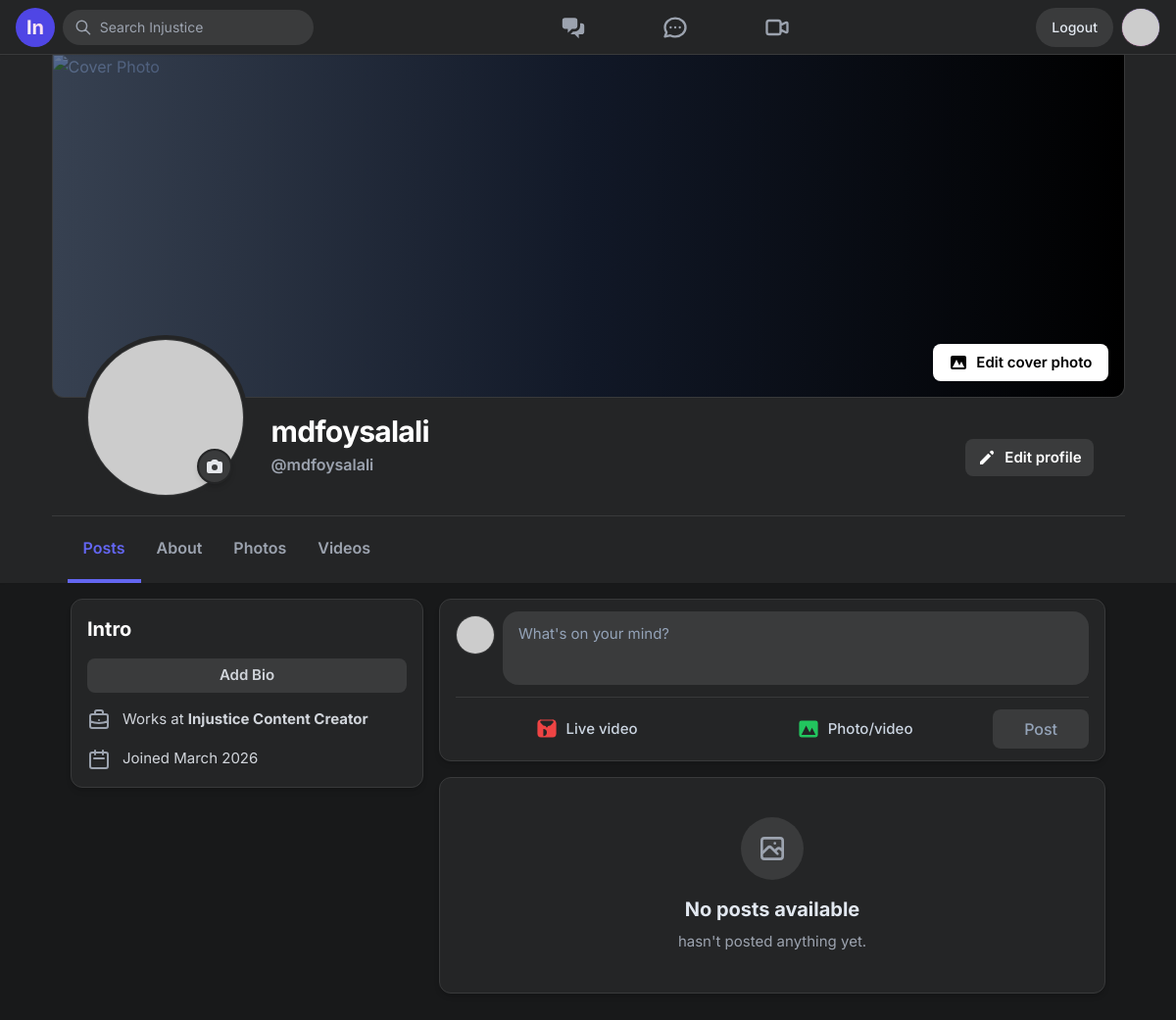
/profile/mdfoysalali/ (signed in), run on an earlier commit of the app's database.
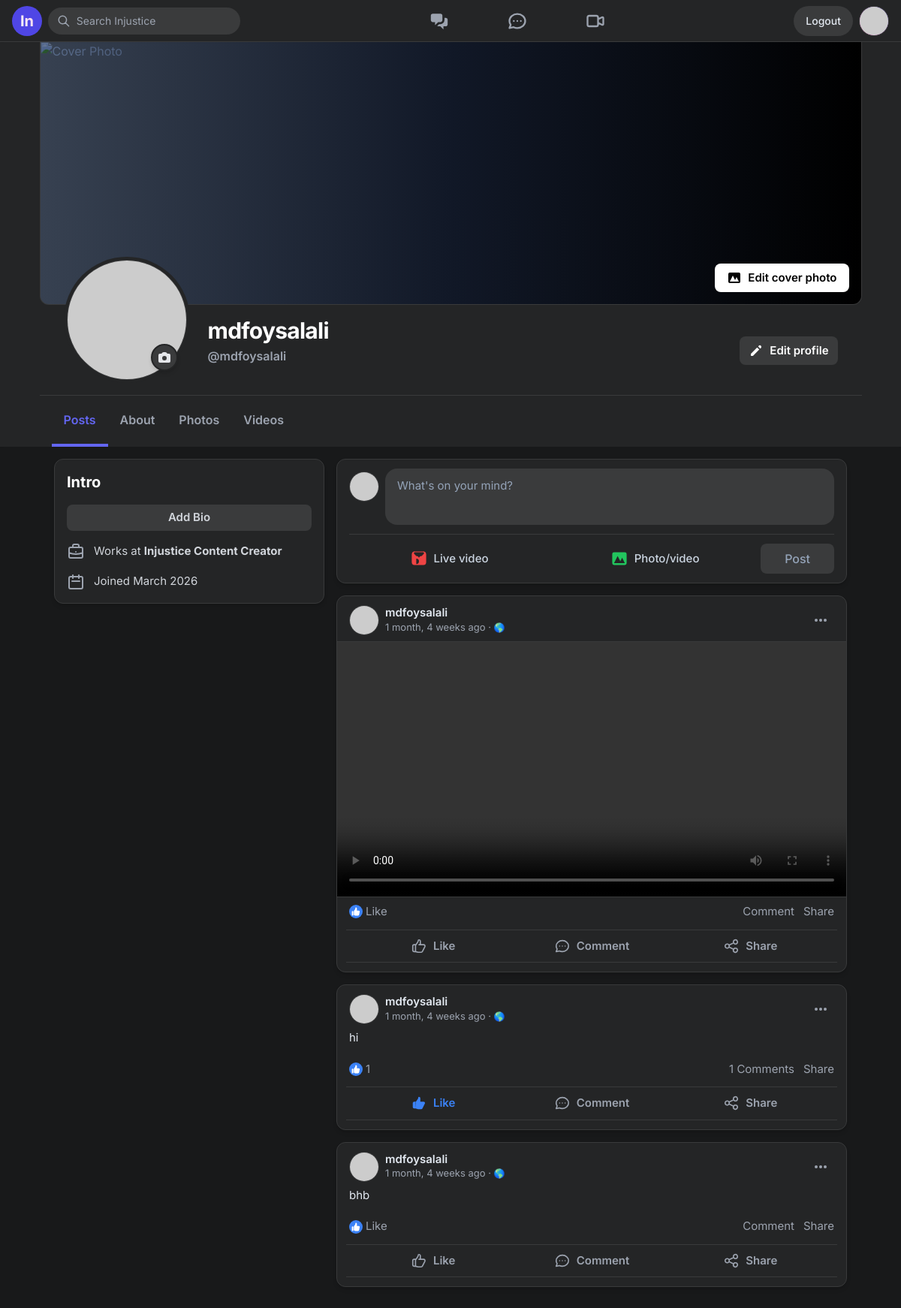
And on a later commit of the database.
### HomePage/models.py (models this page shows, shortened)
class VideoPost(models.Model):
    user = models.ForeignKey(User, on_delete=models.CASCADE)
    caption = models.CharField(max_length=500, blank=True)
    image_file = models.FileField(upload_to='photos/', blank=True, null=True)
    video_file = models.FileField(upload_to='videos/', blank=True, null=True)
    shared_from = models.ForeignKey(
        'self', null=True, blank=True, on_delete=models.CASCADE, related_name='reshares'
    )
    created_at = models.DateTimeField(auto_now_add=True)
    likes = models.ManyToManyField(User, related_name='liked_posts', blank=True)

### HomePage/views.py (the view)
# urls.py: path('profile/<str:username>/', views.profile, name='profile'),
@login_required(login_url='login')
def profile(request, username):
    profile_user = get_object_or_404(User, username=username)
    posts = VideoPost.objects.filter(user=profile_user).select_related(
        'shared_from', 'shared_from__user'
    ).prefetch_related('likes', 'comments').order_by('-created_at')
    photo_posts = posts.exclude(image_file='').exclude(image_file__isnull=True)
    video_posts = posts.exclude(video_file='').exclude(video_file__isnull=True)
    is_following = UserFollow.objects.filter(follower=request.user, following=profile_user).exists()
    followers_count = UserFollow.objects.filter(following=profile_user).count()
    following_count = UserFollow.objects.filter(follower=profile_user).count()
    return render(request, 'profile.html', {
        'user': request.user,
        'profile_user': profile_user,
        'posts': posts,
        'photo_posts': photo_posts,
        'video_posts': video_posts,
        'is_following': is_following,
        'followers_count': followers_count,
        'following_count': following_count,
    })

### HomePage/templates/profile.html (shortened to what the changed rows need)
<!DOCTYPE html>
<html lang="en">
<head>
    <script src="https://cdn.tailwindcss.com"></script>
</head>
<body class="bg-[#18191a] text-slate-200 font-sans min-h-screen overflow-y-scroll overflow-x-hidden">
    <div class="w-full bg-[#242526] shadow-sm mb-4">
        <div class="max-w-[1095px] mx-auto relative">
            <div class="px-8 pb-4 flex flex-col md:flex-row items-center md:items-end justify-between relative -mt-8 md:-mt-16 z-10 bottom-0 top-0">
                <div class="flex flex-col md:flex-row items-center md:items-end gap-6 mb-4 md:mb-0">
                    <div class="text-center md:text-left mb-2 md:mb-6">
                        <h1 class="text-3xl font-bold text-white tracking-tight">{{ profile_user.first_name }} {{ profile_user.last_name|default:profile_user.username }}</h1>
                    </div>
                </div>
            </div>
        </div>
    </div>
    <div id="tab-posts" class="tab-panel flex justify-center w-full max-w-[1095px] mx-auto px-4 gap-4">
        <aside class="w-[360px] hidden lg:flex flex-col gap-4 sticky top-[72px] h-max">
            <div class="bg-[#242526] rounded-xl shadow-md p-4 border border-[#393a3b]">
                <h2 class="font-bold text-xl mb-4 text-white">Intro</h2>
            </div>
        </aside>
        <main class="flex-1 max-w-[680px] flex flex-col gap-4 pb-12">
            {% for post in posts %}
            {% with source=post.shared_from|default:post %}
            <article id="post-{{ source.id }}" class="bg-[#242526] rounded-xl shadow-md border border-[#393a3b] Post relative scroll-mt-20">
                <div class="px-4 pt-3 pb-2 flex items-center justify-between">
                    <div class="flex items-center gap-2">
                        <img src="https://ui-avatars.com/api/?name={{ post.user.username }}&background=random" class="w-10 h-10 rounded-full cursor-pointer hover:opacity-90 border border-[#393a3b]">
                        <div class="flex flex-col">
                            <span class="font-semibold text-[15px] hover:underline cursor-pointer leading-tight">{{ post.user.first_name|default:post.user.username }}</span>
                            <span class="text-[13px] text-gray-400 hover:underline cursor-pointer">
                                {% if post.shared_from %}shared @{{ source.user.username }}'s post · {% endif %}{{ post.created_at|timesince }} ago · <span class="align-baseline text-[12px]">🌎</span>
                            </span>
                        </div>
                    </div>
                    <button class="w-9 h-9 rounded-full hover:bg-[#3a3b3c] flex items-center justify-center text-gray-400 transition">
                        <svg xmlns="http://www.w3.org/2000/svg" class="h-5 w-5" viewBox="0 0 20 20" fill="currentColor"><path d="M6 10a2 2 0 11-4 0 2 2 0 014 0zM12 10a2 2 0 11-4 0 2 2 0 014 0zM16 12a2 2 0 100-4 2 2 0 000 4z" /></svg>
                    </button>
                </div>
                <div class="{% if post.shared_from %}mx-3 border border-[#393a3b] rounded-lg overflow-hidden mb-2{% endif %}">
                {% if source.caption %}
                <div class="px-4 pb-3 text-[15px] leading-snug whitespace-pre-wrap {% if post.shared_from %}pt-2{% endif %}">{{ source.caption }}</div>
                {% endif %}
                {% if source.video_file %}
                <div class="w-full bg-[#18191a] max-h-[600px] overflow-hidden flex items-center justify-center border-y border-[#393a3b]">
                    <video src="{{ source.video_file.url }}" class="w-full h-auto max-h-[600px] object-contain" controls></video>
                </div>
                {% endif %}
                </div>
                <div class="px-4 py-2 flex justify-between text-gray-400 text-[15px]">
                    <div class="flex items-center gap-1 cursor-pointer">
                        <span class="inline-flex items-center justify-center w-[18px] h-[18px] rounded-full bg-blue-500 text-white shadow-sm"></span>
                        <span class="hover:underline text-[15px] like-count-display">{% if source.likes.count > 0 %}{{ source.likes.count }}{% else %}Like{% endif %}</span>
                    </div>
                    <div class="flex gap-3 text-[15px]">
                        <span class="hover:underline cursor-pointer">{% if source.comments.count > 0 %}{{ source.comments.count }} Comments{% else %}Comment{% endif %}</span>
                        <span class="hover:underline cursor-pointer share-btn" data-post-id="{{ source.id }}">Share</span>
                    </div>
                </div>
                <div class="px-3 py-1 flex justify-between gap-1 border-t border-[#393a3b] border-b border-[#393a3b] mx-3 mb-3 mt-1">
                    <button data-post-id="{{ source.id }}" class="flex-1 flex items-center justify-center gap-2 py-1.5 hover:bg-[#3a3b3c] rounded-md transition font-semibold text-[15px] like-btn {% if request.user in source.likes.all %}text-blue-500{% else %}text-gray-400{% endif %}">
                        <svg xmlns="http://www.w3.org/2000/svg" class="h-[22px] w-[22px] like-icon" fill="{% if request.user in source.likes.all %}currentColor{% else %}none{% endif %}" viewBox="0 0 24 24" stroke="{% if request.user in source.likes.all %}none{% else %}currentColor{% endif %}" stroke-width="1.8"><path stroke-linecap="round" stroke-linejoin="round" d="M14 10h4.764a2 2 0 011.789 2.894l-3.5 7A2 2 0 0115.263 21h-4.017c-.163 0-.326-.02-.485-.06L7 20m7-10V5a2 2 0 00-2-2h-.095c-.5 0-.905.405-.905.905 0 .714-.211 1.412-.608 2.006L7 11v9m7-10h-2M7 20H5a2 2 0 01-2-2v-6a2 2 0 012-2h2.5" /></svg>
                        <span>Like</span>
                    </button>
                    <button class="flex-1 flex items-center justify-center gap-2 py-1.5 hover:bg-[#3a3b3c] rounded-md transition text-gray-400 font-semibold text-[15px] comment-btn">
                        <span>Comment</span>
                    </button>
                    <button type="button" data-post-id="{{ source.id }}" class="share-btn flex-1 flex items-center justify-center gap-2 py-1.5 hover:bg-[#3a3b3c] rounded-md transition text-gray-400 font-semibold text-[15px]">
                        <span>Share</span>
                    </button>
                </div>
            </article>
            {% endwith %}
            {% empty %}
            <div class="p-10 text-center bg-[#242526] rounded-xl shadow-md border border-[#393a3b]">
                <div class="mx-auto w-16 h-16 rounded-full bg-[#3a3b3c] flex items-center justify-center mb-4 text-gray-400">
                </div>
                <h3 class="text-xl font-bold text-slate-200 mb-2">No posts available</h3>
                <p class="text-gray-400 text-[15px]">{{ profile_user.first_name }} hasn't posted anything yet.</p>
            </div>
            {% endfor %}
        </main>
    </div>
</body>
</html>

What changed in the data, as far as the page shows it:
added VideoPost: user.first_name "mdfoysalali", created_at "1 month, 4 weeks", shows "Like", shows "Comment"
added VideoPost: user.first_name "mdfoysalali", created_at "1 month, 4 weeks", caption "hi", likes.count "1", comments.count "1"
added VideoPost: user.first_name "mdfoysalali", created_at "1 month, 4 weeks", caption "bhb", shows "Like", shows "Comment"
Also different on the page:
text no longer shown: "No posts available hasn't posted anything yet."
